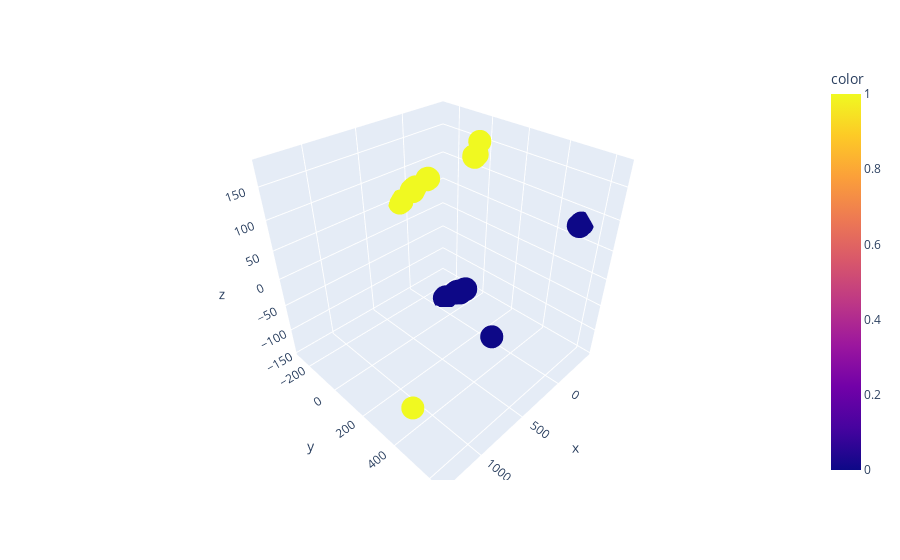
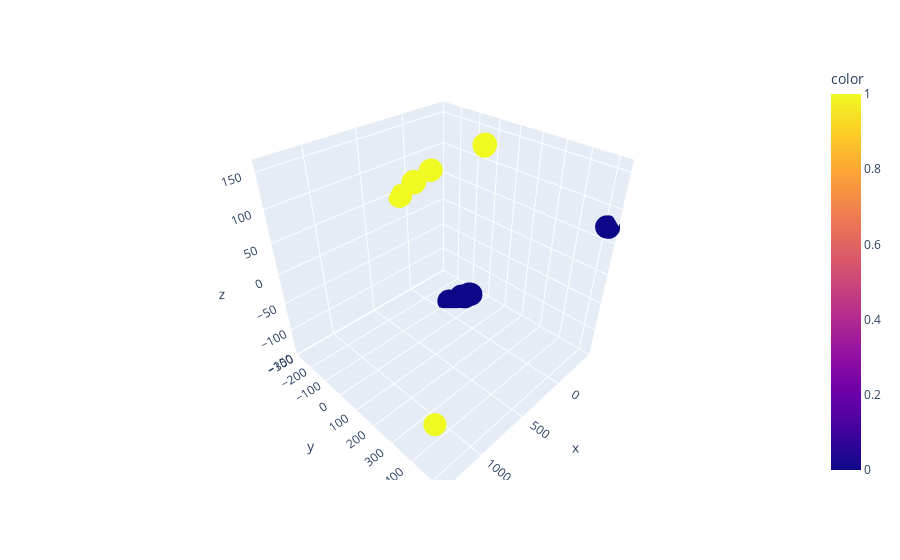

Notebook code cell kept with these figures, in order:
### Code cell
import plotly.express as px

fig = px.scatter_3d(x=PCA_X_train[:,0], # 3d train visualisation
                    y=PCA_X_train[:,1],
                    z=PCA_X_train[:,2],
                    color=y_train)
fig.show()


fig = px.scatter_3d(x=PCA_X_test[:,0], # 3d test visualisation
                    y=PCA_X_test[:,1],
                    z=PCA_X_test[:,2],
                    color=y_test)
fig.show()

### Figure 1 — Plotly figure (JSON) as saved in the notebook; plotly's stock layout.template omitted (floating-point values rounded to 4 significant figures; data arrays with more than 128 entries replaced by an {"elided": "..."} marker saying what was removed)
{"data": [{"hovertemplate": "x=%{x}<br>y=%{y}<br>z=%{z}<br>color=%{marker.color}<extra></extra>", "legendgroup": "", "marker": {"color": {"elided": "172 int values"}, "coloraxis": "coloraxis", "symbol": "circle"}, "mode": "markers", "name": "", "scene": "scene", "showlegend": false, "type": "scatter3d", "x": {"elided": "172 float values"}, "y": {"elided": "172 float values"}, "z": {"elided": "172 float values"}}], "layout": {"coloraxis": {"colorbar": {"title": {"text": "color"}}, "colorscale": [[0, "#0d0887"], [0.1111, "#46039f"], [0.2222, "#7201a8"], [0.3333, "#9c179e"], [0.4444, "#bd3786"], [0.5556, "#d8576b"], [0.6667, "#ed7953"], [0.7778, "#fb9f3a"], [0.8889, "#fdca26"], [1, "#f0f921"]]}, "legend": {"tracegroupgap": 0}, "margin": {"t": 60}, "scene": {"domain": {"x": [0, 1], "y": [0, 1]}, "xaxis": {"title": {"text": "x"}}, "yaxis": {"title": {"text": "y"}}, "zaxis": {"title": {"text": "z"}}}}}

### Figure 2 — Plotly figure (JSON) as saved in the notebook; plotly's stock layout.template omitted (floating-point values rounded to 4 significant figures)
{"data": [{"hovertemplate": "x=%{x}<br>y=%{y}<br>z=%{z}<br>color=%{marker.color}<extra></extra>", "legendgroup": "", "marker": {"color": [0, 1, 0, 1, 0, 1, 1, 1, 0, 0, 1, 1, 1, 0, 0, 1, 0, 1, 1, 1, 0, 0, 0, 0, 0, 1, 1, 0, 0, 1, 1, 1, 1, 1, 1, 0, 0, 1, 0, 0, 1, 0, 0], "coloraxis": "coloraxis", "symbol": "circle"}, "mode": "markers", "name": "", "scene": "scene", "showlegend": false, "type": "scatter3d", "x": [-128.5, 89.79, -130.6, 93.91, -439.6, -88.95, -90.56, 91.1, -127.3, -154.7, -88.7, -88.41, 130.4, -140.8, -436.5, 1345.0, -139.4, 43.68, 44.28, -88.18, -150.1, -149.3, -151.4, -93.28, -438.2, -87.76, -87.99, -92.36, -136.0, 90.29, 88.31, 90.4, 134.2, -86.57, 46.6, -437.1, -150.3, -88.04, -92.89, -137.7, 93.17, -436.7, -138.5], "y": [-24.95, -204.8, -21.1, -211.3, 522.2, 84.02, 86.03, -206.9, -26.94, 20.79, 84.31, 83.02, -273.3, -3.926, 515.6, 486.6, -5.939, -128.2, -129.2, 82.8, 12.82, 11.78, 15.58, -85.83, 518.3, 82.31, 82.42, -87.13, -12.27, -205.5, -202.6, -206.7, -279.1, 80.7, -132.4, 516.9, 14.0, 82.47, -86.47, -9.147, -210.2, 516.0, -7.991], "z": [-120.3, 76.74, -120.3, 75.95, 74.65, 153.8, 156.4, 77.52, -121.8, -109.7, 156.1, 153.3, 47.68, -118.2, 74.46, -58.24, -116.2, 102.2, 102.1, 154.1, -110.4, -110.3, -110.0, -140.3, 74.99, 154.9, 153.9, -140.7, -119.6, 76.54, 77.27, 74.9, 45.8, 154.8, 101.1, 74.75, -110.7, 153.6, -140.7, -119.1, 75.48, 74.63, -119.4]}], "layout": {"coloraxis": {"colorbar": {"title": {"text": "color"}}, "colorscale": [[0, "#0d0887"], [0.1111, "#46039f"], [0.2222, "#7201a8"], [0.3333, "#9c179e"], [0.4444, "#bd3786"], [0.5556, "#d8576b"], [0.6667, "#ed7953"], [0.7778, "#fb9f3a"], [0.8889, "#fdca26"], [1, "#f0f921"]]}, "legend": {"tracegroupgap": 0}, "margin": {"t": 60}, "scene": {"domain": {"x": [0, 1], "y": [0, 1]}, "xaxis": {"title": {"text": "x"}}, "yaxis": {"title": {"text": "y"}}, "zaxis": {"title": {"text": "z"}}}}}
